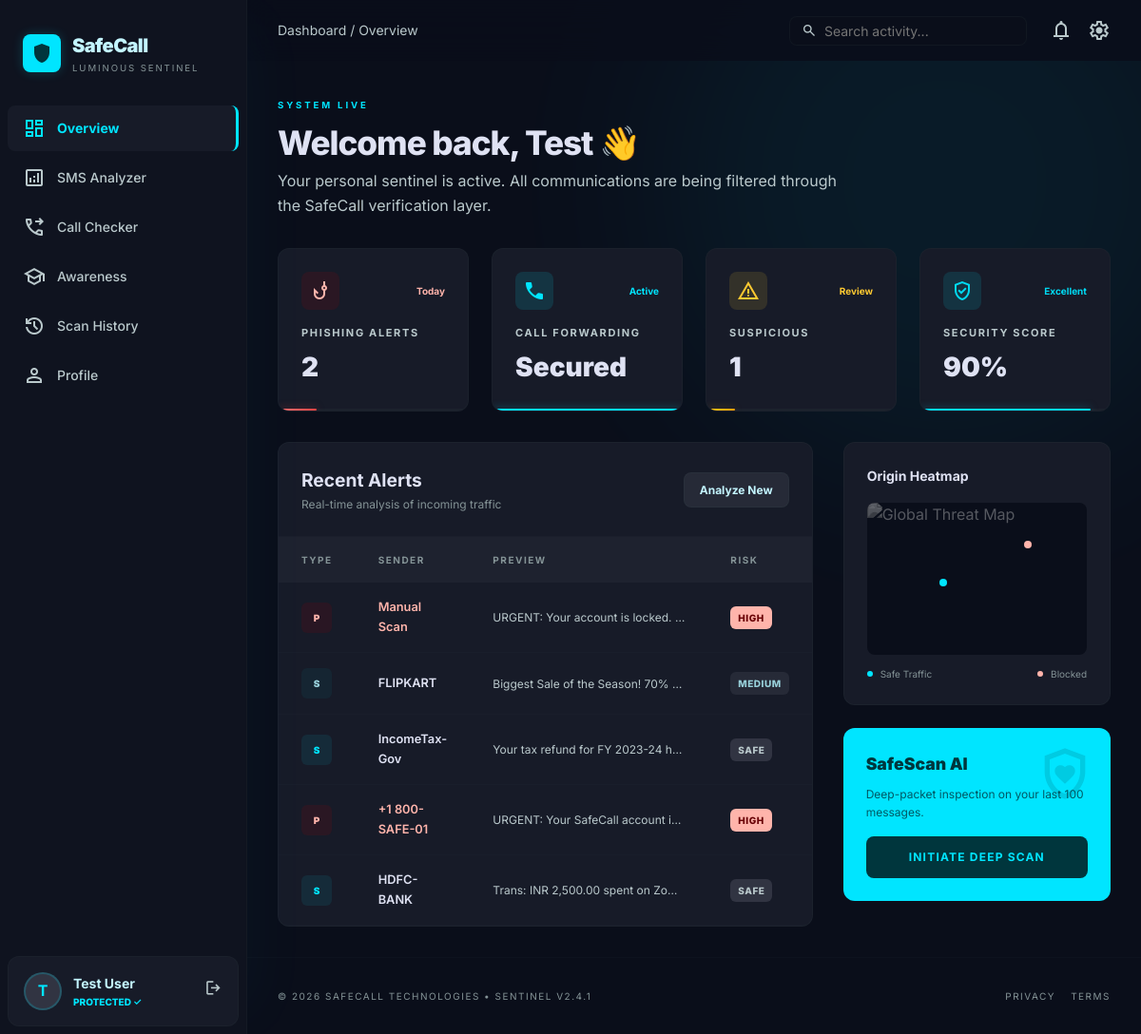
The page /dashboard (signed in) on the database its author committed.
### app.py (models this page shows)
class User(db.Model, UserMixin):
    id = db.Column(db.Integer, primary_key=True)
    full_name = db.Column(db.String(150), nullable=False)
    email = db.Column(db.String(150), unique=True, nullable=False)
    phone = db.Column(db.String(20), nullable=False)
    password = db.Column(db.String(200), nullable=False)
    created_at = db.Column(db.DateTime, default=utcnow)
    scan_results = db.relationship("ScanResult", backref="user", lazy=True, cascade="all, delete-orphan")
    alerts = db.relationship("Alert", backref="user", lazy=True, cascade="all, delete-orphan")
    call_checks = db.relationship("CallForwardingCheck", backref="user", lazy=True, cascade="all, delete-orphan")

class Alert(db.Model):
    id = db.Column(db.Integer, primary_key=True)
    user_id = db.Column(db.Integer, db.ForeignKey("user.id"), nullable=False)
    category = db.Column(db.String(30))  # PHISHING, SAFE, SUSPICIOUS
    sender_id = db.Column(db.String(100))
    preview = db.Column(db.String(300))
    risk_level = db.Column(db.String(20))
    created_at = db.Column(db.DateTime, default=utcnow)

### app.py (the view)
@app.route("/dashboard")
@login_required
def dashboard():
    alerts = Alert.query.filter_by(user_id=current_user.id)\
        .order_by(Alert.created_at.desc()).limit(10).all()
    scans = ScanResult.query.filter_by(user_id=current_user.id).count()
    checks = CallForwardingCheck.query.filter_by(user_id=current_user.id).count()
    phishing_count = Alert.query.filter_by(user_id=current_user.id, risk_level="HIGH").count()
    suspicious_count = Alert.query.filter_by(user_id=current_user.id, risk_level="MEDIUM").count()
    total_alerts = Alert.query.filter_by(user_id=current_user.id).count()
    high_alerts = phishing_count
    security_score = max(0, 100 - (high_alerts * 5)) if total_alerts else 91
    return render_template("dashboard.html",
        alerts=alerts,
        scans=scans,
        checks=checks,
        phishing_count=phishing_count,
        suspicious_count=suspicious_count,
        security_score=min(security_score, 100),
    )

### app.py (called while the page is built)
@login_manager.user_loader
def load_user(user_id):
    return db.session.get(User, int(user_id))

### templates/dashboard.html (shortened to what this page needs)
{% extends "base.html" %}
{% block body %}
<aside class="sidebar" id="sidebar">
  <div class="sidebar-brand">
    <div class="sidebar-brand-icon"><span class="material-symbols-outlined">shield</span></div>
    <div><h1>SafeCall</h1><p>Luminous Sentinel</p></div>
  </div>
  <nav class="sidebar-nav">
    <a href="{{ url_for('dashboard') }}" class="sidebar-link active"><span class="material-symbols-outlined">dashboard</span>Overview</a>
    <a href="{{ url_for('sms_analyzer') }}" class="sidebar-link"><span class="material-symbols-outlined">analytics</span>SMS Analyzer</a>
    <a href="{{ url_for('call_checker') }}" class="sidebar-link"><span class="material-symbols-outlined">phone_forwarded</span>Call Checker</a>
    <a href="{{ url_for('awareness') }}" class="sidebar-link"><span class="material-symbols-outlined">school</span>Awareness</a>
    <a href="{{ url_for('scan_history') }}" class="sidebar-link"><span class="material-symbols-outlined">history</span>Scan History</a>
    <a href="{{ url_for('profile') }}" class="sidebar-link"><span class="material-symbols-outlined">person</span>Profile</a>
  </nav>
  <div class="sidebar-user">
    <div class="sidebar-avatar">{{ current_user.full_name[0] }}</div>
    <div style="flex:1">
      <div style="font-size:0.875rem;font-weight:700;color:var(--cyan-light)">{{ current_user.full_name }}</div>
      <div style="font-size:0.625rem;color:var(--cyan);font-weight:800;text-transform:uppercase">Protected ✓</div>
    </div>
    <a href="{{ url_for('logout') }}" style="color:var(--text-secondary)" title="Logout"><span class="material-symbols-outlined" style="font-size:1.2rem">logout</span></a>
  </div>
</aside>
<div class="main-content" style="margin-left:260px;min-height:100vh;display:flex;flex-direction:column;position:relative;overflow:hidden">
  <div class="ambient-blob" style="width:600px;height:600px;background:var(--cyan);top:-10%;right:-10%"></div>
  <div class="topbar">
    <span class="text-muted" style="font-size:0.875rem">Dashboard / Overview</span>
    <div class="flex items-center gap-6">
      <div class="topbar-search"><span class="material-symbols-outlined text-muted" style="font-size:1rem">search</span><input placeholder="Search activity..."/></div>
      <div class="flex items-center gap-4">
        <span class="material-symbols-outlined text-muted" style="cursor:pointer">notifications</span>
        <span class="material-symbols-outlined text-muted" style="cursor:pointer">settings</span>
      </div>
    </div>
  </div>
  <div style="padding:2rem;flex:1;position:relative;z-index:10">
    <div style="margin-bottom:2rem">
      <span class="text-label text-cyan" style="font-size:0.6rem;letter-spacing:0.3em">System Live</span>
      <h2 style="font-size:2.2rem;font-weight:800;letter-spacing:-0.03em">Welcome back, {{ current_user.full_name.split()[0] }} 👋</h2>
      <p class="text-muted" style="max-width:600px">Your personal sentinel is active. All communications are being filtered through the SafeCall verification layer.</p>
    </div>
    <div class="grid grid-4 gap-6" style="margin-bottom:2rem">
      <div class="stat-card">
        <div class="flex justify-between items-center" style="margin-bottom:1rem">
          <div class="stat-icon" style="background:rgba(147,0,10,0.15)"><span class="material-symbols-outlined text-error">phishing</span></div>
          <span style="font-size:0.625rem;font-weight:700;color:var(--error)">Today</span>
        </div>
        <p class="text-label text-muted" style="margin-bottom:0.25rem">Phishing Alerts</p>
        <h3 class="stat-value">{{ phishing_count }}</h3>
        <div class="stat-bar"><div class="stat-bar-fill risk-high" style="width:{{ [phishing_count * 10, 100]|min }}%"></div></div>
      </div>
      <div class="stat-card">
        <div class="flex justify-between items-center" style="margin-bottom:1rem">
          <div class="stat-icon" style="background:rgba(0,229,255,0.12)"><span class="material-symbols-outlined text-cyan icon-filled">call</span></div>
          <span style="font-size:0.625rem;font-weight:700;color:var(--cyan)">Active</span>
        </div>
        <p class="text-label text-muted" style="margin-bottom:0.25rem">Call Forwarding</p>
        <h3 class="stat-value">Secured</h3>
        <div class="stat-bar"><div class="stat-bar-fill" style="width:100%;background:var(--cyan);box-shadow:0 0 8px rgba(0,229,255,0.5)"></div></div>
      </div>
      <div class="stat-card">
        <div class="flex justify-between items-center" style="margin-bottom:1rem">
          <div class="stat-icon" style="background:rgba(254,201,49,0.12)"><span class="material-symbols-outlined text-warning">warning</span></div>
          <span style="font-size:0.625rem;font-weight:700;color:var(--warning)">Review</span>
        </div>
        <p class="text-label text-muted" style="margin-bottom:0.25rem">Suspicious</p>
        <h3 class="stat-value">{{ suspicious_count }}</h3>
        <div class="stat-bar"><div class="stat-bar-fill risk-medium" style="width:{{ [suspicious_count * 15, 100]|min }}%"></div></div>
      </div>
      <div class="stat-card">
        <div class="flex justify-between items-center" style="margin-bottom:1rem">
          <div class="stat-icon" style="background:rgba(0,218,243,0.12)"><span class="material-symbols-outlined" style="color:var(--cyan-dim)">verified_user</span></div>
          <span style="font-size:0.625rem;font-weight:700;color:var(--cyan-dim)">Excellent</span>
        </div>
        <p class="text-label text-muted" style="margin-bottom:0.25rem">Security Score</p>
        <h3 class="stat-value">{{ security_score }}%</h3>
        <div class="stat-bar"><div class="stat-bar-fill" style="width:{{ security_score }}%;background:var(--cyan-dim);box-shadow:0 0 8px rgba(0,218,243,0.5)"></div></div>
      </div>
    </div>
    <div class="dashboard-bottom-grid">
      <div class="card" style="padding:0;overflow:hidden">
        <div style="padding:1.5rem;border-bottom:1px solid rgba(59,73,76,0.1);display:flex;justify-content:space-between;align-items:center">
          <div><h3 style="font-size:1.2rem;font-weight:700">Recent Alerts</h3><p style="font-size:0.75rem;color:var(--text-muted)">Real-time analysis of incoming traffic</p></div>
          <a href="{{ url_for('sms_analyzer') }}" class="btn btn-sm btn-secondary">Analyze New</a>
        </div>
        <div style="overflow-x:auto">
          <table class="alert-table">
            <thead><tr><th>Type</th><th>Sender</th><th>Preview</th><th>Risk</th></tr></thead>
            <tbody>
              {% for alert in alerts %}
              <tr>
                <td><span style="width:32px;height:32px;border-radius:var(--radius-sm);display:inline-flex;align-items:center;justify-content:center;font-size:0.625rem;font-weight:900;
                  {% if alert.risk_level == 'HIGH' %}background:rgba(147,0,10,0.15);color:var(--error){% elif alert.risk_level == 'MEDIUM' %}background:rgba(17,80,90,0.2);color:var(--secondary){% else %}background:rgba(0,229,255,0.08);color:var(--cyan){% endif %}">{{ alert.category[0] }}</span></td>
                <td style="font-weight:600;font-size:0.8rem;{% if alert.risk_level == 'HIGH' %}color:var(--error){% endif %}">{{ alert.sender_id }}</td>
                <td style="font-size:0.75rem;color:var(--text-secondary);max-width:250px;overflow:hidden;text-overflow:ellipsis;white-space:nowrap">{{ alert.preview }}</td>
                <td><span class="badge badge-{{ alert.risk_level | lower }}">{{ alert.risk_level }}</span></td>
              </tr>
              {% endfor %}
            </tbody>
          </table>
        </div>
      </div>
      <div style="display:flex;flex-direction:column;gap:1.5rem">
        <div class="card" style="position:relative;overflow:hidden">
          <h4 style="font-size:0.875rem;font-weight:700;margin-bottom:1rem">Origin Heatmap</h4>
          <div style="height:160px;background:var(--bg-void);border-radius:var(--radius-md);overflow:hidden;position:relative">
            <img src="https://lh3.googleusercontent.com/aida-public/AB6AXuAqvKPoQV-0z9zAAjxLwQHyOflCnnGddjarhppDLZC2af5opCfv_wim8MxWb8LzMmpWggrwjPJe6BsqmcSn-umOrSOmU_VXapEDKva0foIhvlnLsMO6KaFCWn2VBO9tlwsVnLZkZUBDOImOyCjUcGCzcTcUnBRm3oUt3xqyr5Sr944rxBM9R_J-c4350g_145ZY6XUFmhFC4BMiH12g_OLyHgu7G9s8wEgSWDFJ5fYSsHYD466k6MSm-553XVz8dnqrlFSZKkStQ1RI" alt="Global Threat Map" style="width:100%;height:100%;object-fit:cover;opacity:0.35;filter:grayscale(1)"/>
            <div style="position:absolute;top:50%;left:33%;width:8px;height:8px;background:var(--cyan);border-radius:50%" class="animate-pulse"></div>
            <div style="position:absolute;top:25%;right:25%;width:8px;height:8px;background:var(--error);border-radius:50%"></div>
          </div>
          <div class="flex justify-between" style="margin-top:0.75rem">
            <div class="flex items-center gap-2"><span style="width:6px;height:6px;background:var(--cyan);border-radius:50%;display:inline-block"></span><span style="font-size:0.625rem;color:var(--text-muted)">Safe Traffic</span></div>
            <div class="flex items-center gap-2"><span style="width:6px;height:6px;background:var(--error);border-radius:50%;display:inline-block"></span><span style="font-size:0.625rem;color:var(--text-muted)">Blocked</span></div>
          </div>
        </div>
        <div style="background:var(--cyan);padding:1.5rem;border-radius:var(--radius-lg);position:relative;overflow:hidden">
          <div style="position:absolute;top:0;right:0;padding:1rem;opacity:0.15"><span class="material-symbols-outlined" style="font-size:4rem;color:var(--on-primary)">shield_with_heart</span></div>
          <h4 style="font-weight:900;font-size:1.1rem;color:var(--on-primary);margin-bottom:0.5rem;position:relative;z-index:1">SafeScan AI</h4>
          <p style="font-size:0.75rem;color:var(--on-primary);opacity:0.8;margin-bottom:1rem;position:relative;z-index:1">Deep-packet inspection on your last 100 messages.</p>
          <a href="{{ url_for('sms_analyzer') }}" class="btn btn-block" style="background:var(--on-primary);color:var(--cyan);font-size:0.75rem;text-transform:uppercase;letter-spacing:0.1em;position:relative;z-index:1">Initiate Deep Scan</a>
        </div>
      </div>
    </div>
  </div>
  <footer style="padding:2rem;margin-top:auto;border-top:1px solid rgba(59,73,76,0.08);display:flex;justify-content:space-between;color:var(--text-muted)">
    <span style="font-size:0.625rem;text-transform:uppercase;letter-spacing:0.15em">© 2026 SafeCall Technologies • Sentinel V2.4.1</span>
    <div class="flex gap-4"><span style="font-size:0.625rem;text-transform:uppercase;letter-spacing:0.15em">Privacy</span><span style="font-size:0.625rem;text-transform:uppercase;letter-spacing:0.15em">Terms</span></div>
  </footer>
</div>
{% endblock %}

### rows shown on the page
User: full_name "T", full_name "Test User", full_name "Test"
Alert: category "P", sender_id "Manual Scan", preview "URGENT: Your account is locked.…", risk_level "HIGH"
Alert: category "S", sender_id "FLIPKART", preview "Biggest Sale of the Season! 70%…", risk_level "MEDIUM"
Alert: category "S", sender_id "IncomeTax-Gov", preview "Your tax refund for FY 2023-24 h…", risk_level "SAFE"
Alert: category "P", sender_id "+1 800-SAFE-01", preview "URGENT: Your SafeCall account i…", risk_level "HIGH"
Alert: category "S", sender_id "HDFC-BANK", preview "Trans: INR 2,500.00 spent on Zo…", risk_level "SAFE"

### other values the page prints
{{ phishing_count }} "2"
{{ suspicious_count }} "1"
{{ security_score }} "90"
